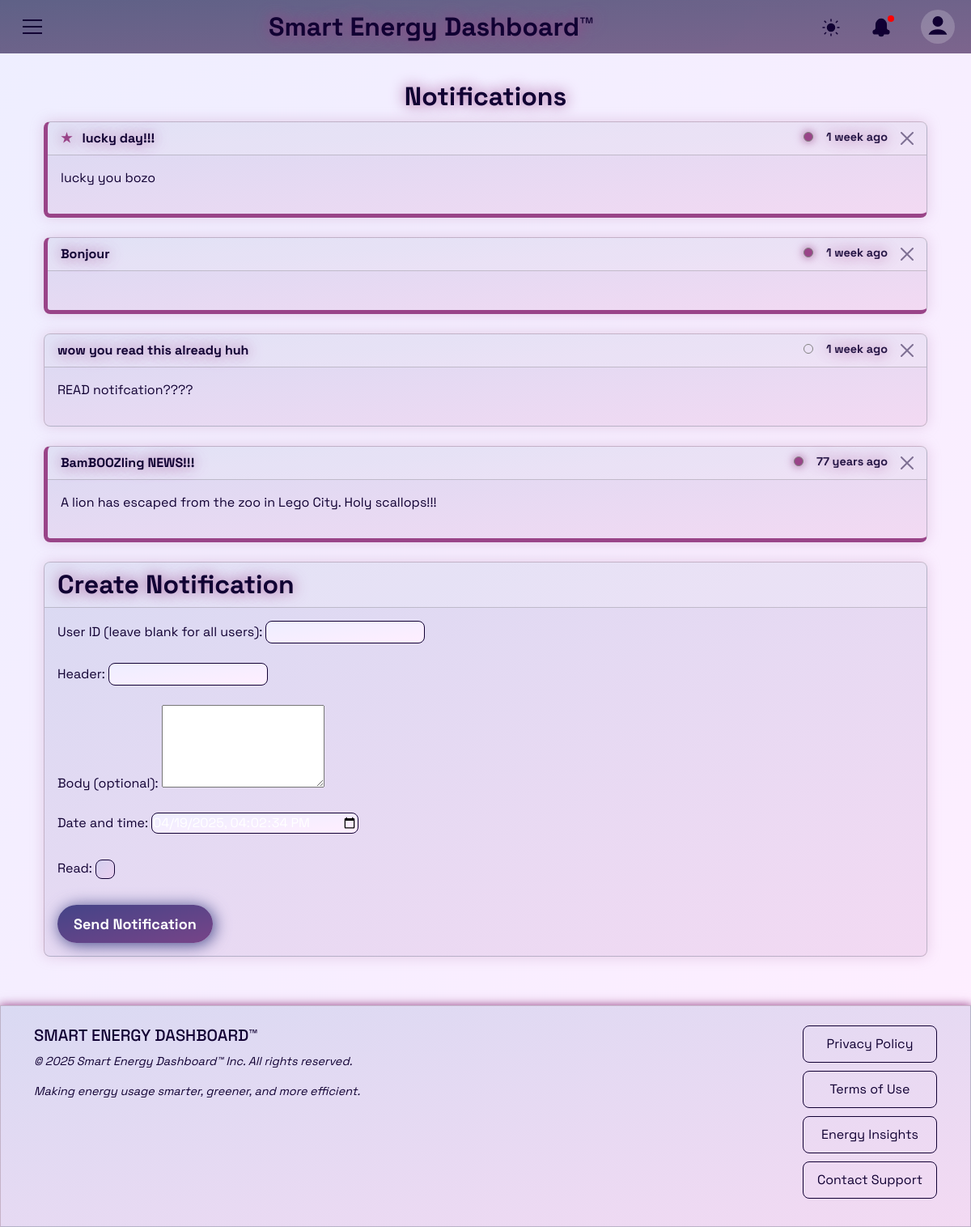
Page /Pages/notifications.php (signed in) on the committed database.
### tables this page shows
CREATE TABLE "Notifications" (
    "NotifID" INTEGER NOT NULL UNIQUE,
    "UserID" INTEGER,
    "Header" TEXT,
    "Body" TEXT NOT NULL,
    "Date" DATETIME NOT NULL,
    "Read" BOOLEAN NOT NULL,
    PRIMARY KEY("NotifID" AUTOINCREMENT),
    FOREIGN KEY("UserID") REFERENCES "User_Details"("User_ID")
);

### Pages/notifications.php (the view, shortened to what this page needs)
<!DOCTYPE html>
<html lang="en-gb">
<head>
    <?php include("../modules/header.php"); ?>
</head>
<body>
    <?php
        include("../modules/navbar.php");
    ?>
    <div class="container mt-4">
        <div class="text-center">
            <h2> Notifications </h2>
        </div>
        <div class="row gx-1">
            <?php
                $notifStmt = $db->prepare("SELECT NotifID, UserID, Header, Body, Date, Read
                                           FROM Notifications
                                           WHERE UserID = :userID OR UserID = 0
                                           ORDER BY Date DESC");
                $notifStmt->bindValue(':userID', $userID, SQLITE3_TEXT);
                $notifResult = $notifStmt->execute();
                while ($notif = $notifResult->fetchArray(SQLITE3_ASSOC)) {
                    $notifDate = $notif['Date'] ?? null;
                    $ageLabel = $notifDate ? timeAgo($notifDate) : '';
                    $notifFullDate = $notifDate ? (new DateTime($notifDate))->format('j M Y H:i:s') : '';
                    $markAsReadClass = ($notif['Read'] == 0) ? 'unread-dot' : 'read-dot';
                    echo '
                        <div class="col-12 col-md-12 d-flex">
                            <div class="card">
                                <form method="POST" action="">
                                    <div class="card-header">
                                        ' . ($notif['UserID'] == $userID ? '<span class="filled-star" style="cursor: pointer;" data-tooltip="This notification is targeted at you">&#9733;</span>' : '') . '
                                        ' . htmlspecialchars($notif['Header'] ?? '') . '
                                        <span
                                            style="font-size: 0.9em; margin-right: 2rem; float: right; opacity: 0.9;"
                                            data-tooltip="' . htmlspecialchars($notifFullDate) . '"
                                        >' . htmlspecialchars($ageLabel) . '</span>
                                        <span data-tooltip="Delete notification" style="position: absolute; right: 12px">
                                            <button type="submit" name="deleteNotification" class="btn-close" aria-label="Delete notification"></button>
                                        </span>
                                        <span class="' . $markAsReadClass . '" data-tooltip="Toggle read status" style="cursor: pointer; margin-right: 1rem; float: right;" onclick="toggleReadStatus(' . $notif['NotifID'] . ', this)"></span>
                                    </div>
                                    <div class="card-body">
                                        <p>
                                            ' . htmlspecialchars($notif['Body'] ?? '') . '
                                        </p>
                                        <input type="hidden" name="NotifID" value="' . htmlspecialchars($notif['NotifID'] ?? '') . '"/>
                                    </div>
                                </form>
                            </div>
                        </div>
                        <script>console.log("Loaded body notif:", ' . json_encode($notif['NotifID']) . ');</script>
                    ';
                }
            ?>
            <div class="col-12 col-md-12 d-flex">
                <div class="card">
                    <div class="card-header">
                        <h2> Create Notification </h2>
                    </div>
                    <div class="card-body">
                        <form action="../Database_Php_Interactions/create_notification.php" method="POST">
                            <label for="user_id"> User ID (leave blank for all users): </label>
                            <input type="number" name="user_id" id="user_id"><br><br>
                            <label for="header"> Header: </label>
                            <input type="text" name="header" id="header" required><br><br>
                            <label for="body"> Body (optional): </label>
                            <textarea name="body" id="body" rows="4"></textarea><br><br>
                            <label for="date"> Date and time: </label>
                            <input type="datetime-local" name="date" id="date" required><br><br>
                            <label for="read"> Read: </label>
                            <input type="checkbox" name="read" id="read"><br><br>
                            <button type="submit" class="fancy-button"> Send Notification </button>
                        </form>
                    </div>
                </div>
            </div>
        </div>
    </div>
    <?php include("../modules/footer.php"); ?>
</body>
</html>

### modules/header.php (shortened to what this page needs)
<!DOCTYPE html>
<html lang="en-gb">
<head>
    <link href="https://cdn.jsdelivr.net/npm/bootstrap@5.3.3/dist/css/bootstrap.min.css" rel="stylesheet">
    <link rel="stylesheet" href="/Group_Project/GroupProject_Group12/styles/style.css">
    <link rel="stylesheet" href="/Group_Project/GroupProject_Group12/styles/theme.css">
    <link rel="stylesheet" href="https://cdn.jsdelivr.net/npm/leaflet@1.9.4/dist/leaflet.css"/>
</head>

### modules/navbar.php (shortened to what this page needs)
<!DOCTYPE html>
<html lang="en-gb">
<?php
    if (!isset($_SESSION['UserID'])) {
        echo '
            <div class="overlay"></div>
            <div id="login-alert" class="alert alert-info" role="alert">
                ⚠️ Please login to view this page!
            </div>';
    } else {
        $UserID      = $_SESSION['UserID'];
    }
?>
<body>
    <nav class="navbar">
        <button class="navbar-toggler
            <?php echo isset($_SESSION['RoleID']) ? '' : 'invisible'; ?>"
            type="button" onclick="toggleNav()"
            aria-label="Toggle navigation" aria-controls="mySidebar"
            data-tooltip="Toggle sidebar">
            <span class="navbar-toggle-icon"></span>
        </button>
        <h2> Smart Energy Dashboard&trade; </h2>
        <div>
            <div class="icon-container">
                <button onclick="toggleDarkLight()" id="darkModeToggle" class="btn" style="margin-right: 8px;" aria-label="Toggle light/dark mode" data-tooltip="Toggle light/dark mode">
                    <svg id="darkModeIcon" width="24px" height="24px" viewBox="0 0 16 16"></svg>
                </button>
            </div>
            <?php if (isset($_SESSION['RoleID'])): ?>
                <div class="icon-container">
                    <button id="notificationsButton" class="btn" onclick="toggleNotifications()" aria-label="Open notifications dropdown" data-tooltip="<?php echo 'You have ' . htmlspecialchars($unreadCount) . ' unread notifications'; ?>">
                        <?php
                            $db = Open_Database();
                            $userID = $_SESSION['UserID'] ?? null;
                            $unreadStmt = $db->prepare("
                                SELECT COUNT(*) AS unreadCount
                                FROM Notifications
                                WHERE UserID = :userID AND Read = 0
                            ");
                            $unreadStmt->bindValue(':userID', $userID, SQLITE3_TEXT);
                            $unreadResult = $unreadStmt->execute();
                            $unreadCount = $unreadResult->fetchArray(SQLITE3_ASSOC)['unreadCount'];
                            if ($unreadCount > 0) {
                                echo '<span class="red-dot" style="position: absolute; top: 4px; right: 8px; width: 8px; height: 8px; border-radius: 50%;"></span>';
                            } else {
                                echo '<script>console.log("No unread notifications.");</script>';
                            }
                        ?>
                    </button>
                            <?php
                                function timeAgo($datetime) {
                                    $now = new DateTime();
                                    $past = new DateTime($datetime);
                                    $diff = $now->diff($past);
                                    if ($diff->y > 0) return $diff->y . " year" . ($diff->y > 1 ? "s" : "") . " ago";
                                    if ($diff->d > 6) return floor($diff->d / 7) . " week" . (floor($diff->d / 7) > 1 ? "s" : "") . " ago";
                                    return "Just now";
                                }
                            ?>
                </div>
            <?php endif; ?>
            <div class="account-menu">
                <?php
                    if (isset($UserID)) {
                        echo '
                        <button id="accountButton" class="account-btn" aria-haspopup="true" aria-expanded="false">
                            <svg xmlns="http://www.w3.org/2000/svg" width="26px" height="26px" fill="currentColor" viewBox="0 0 16 16">
                                <path d="M8 8a4 4 0 1 0 0-8 4 4 0 0 0 0 8zM1 14s1-4 7-4 7 4 7 4H1z"/>
                            </svg>
                        </button>';
                    }
                ?>
            </div>
        </div>
    </nav>
</body>
</html>

### modules/footer.php
<div>
    <br>
    <br>
</div>
<footer class="footer py-4">
    <div class="container">
        <div class="row justify-content-between">
            <div class="col-md-10">
                <h5 class="text-uppercase"> Smart Energy Dashboard&trade; </h5>
                <p> &copy; 2025 Smart Energy Dashboard&trade; Inc. All rights reserved. </p>
                <p> Making energy usage smarter, greener, and more efficient. </p>
            </div>
            <div class="col-md-2 d-flex flex-column">
                <a href="#" class="footer-link w-100 text-center"> Privacy Policy </a>
                <a href="#" class="footer-link w-100 text-center"> Terms of Use </a>
                <a href="#" class="footer-link w-100 text-center"> Energy Insights </a>
                <a href="#" class="footer-link w-100 text-center"> Contact Support </a>
            </div>
        </div>
    </div>
</footer>

### styles/theme.css (style rules this page uses)
:root { --bg-dark: linear-gradient(to bottom right, #333, #000); --bg-light: linear-gradient(to bottom right, #fff, #ddd); --card-dark: linear-gradient(to bottom right, #3f3f3fbb, #656565bb); --card-light: linear-gradient(to bottom right, #eeeeeebb, #ccccccbb); --text-dark: #fff; --text-light: #000; --shadow-main: #888; --text-shadow: #bbb; --hover-dropdown: linear-gradient(to bottom right, #777, #888); --border-colour: #eee; }
.purple-theme { --bg-dark: linear-gradient(to bottom right, #002, #305); --bg-light: linear-gradient(to bottom right, #eef, #fef); --card-dark: linear-gradient(to bottom right, #2a2d5bbb, #503264bb); --card-light: linear-gradient(to bottom right, #cccceebb, #eecceebb); --text-light: #103; --shadow-main: #c08ab660; --text-shadow: #948; --hover-dropdown: linear-gradient(to bottom right, #448, #748); --border-colour: #ece; }

### rows in the picture
notifications: Header "lucky day!!!", Date "1 week ago", Read False (drawn), Body "lucky you bozo"
notifications: Header "Bonjour", Date "1 week ago", Read False (drawn)
notifications: Header "wow you read this already huh", Date "1 week ago", Read True (drawn), Body "READ notifcation????"
notifications: Header "BamBOOZling NEWS!!!", Date "77 years ago", Read False (drawn), Body "A lion has escaped from the zoo in Lego City. Holy scallops!!!"
